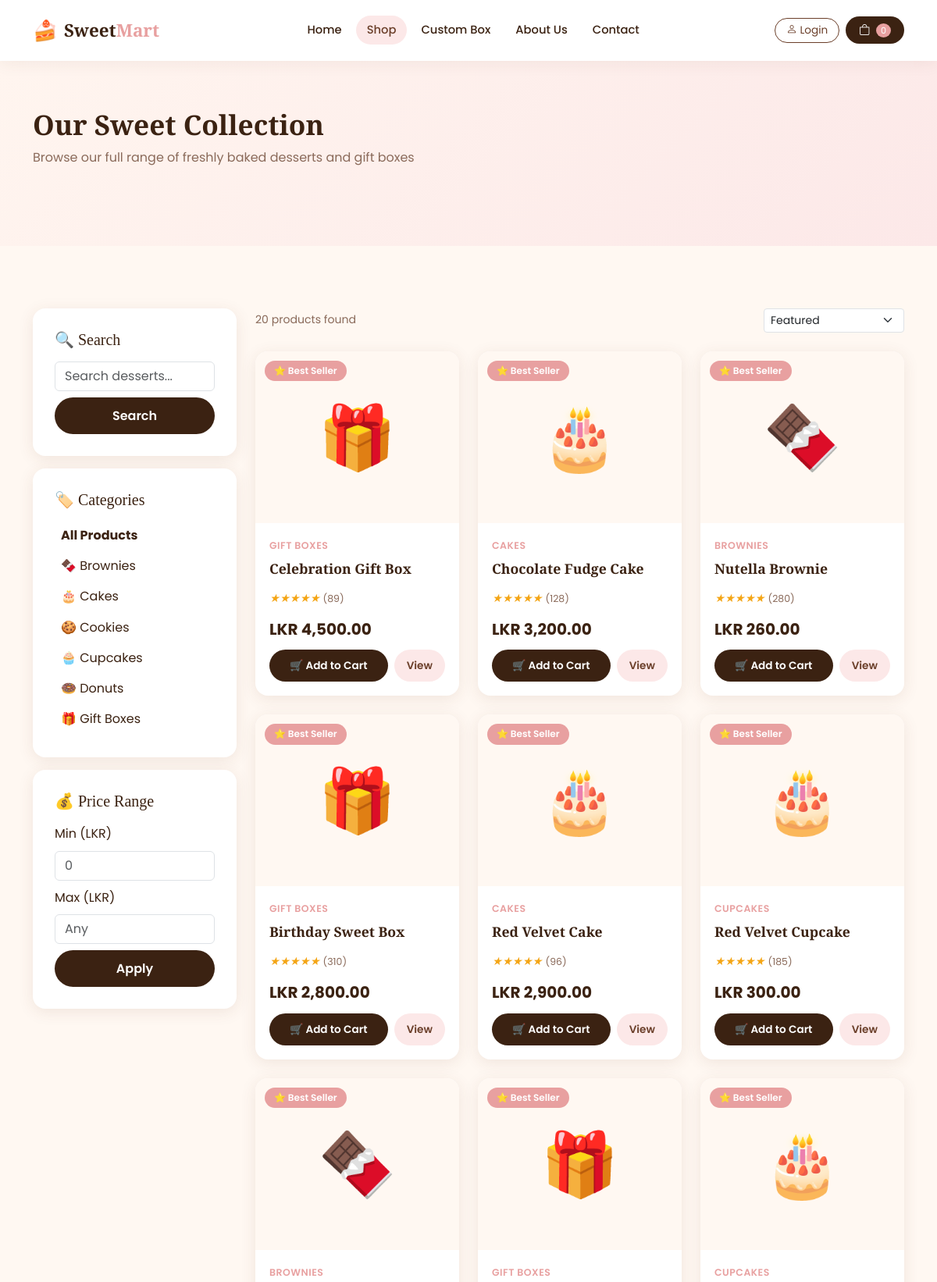
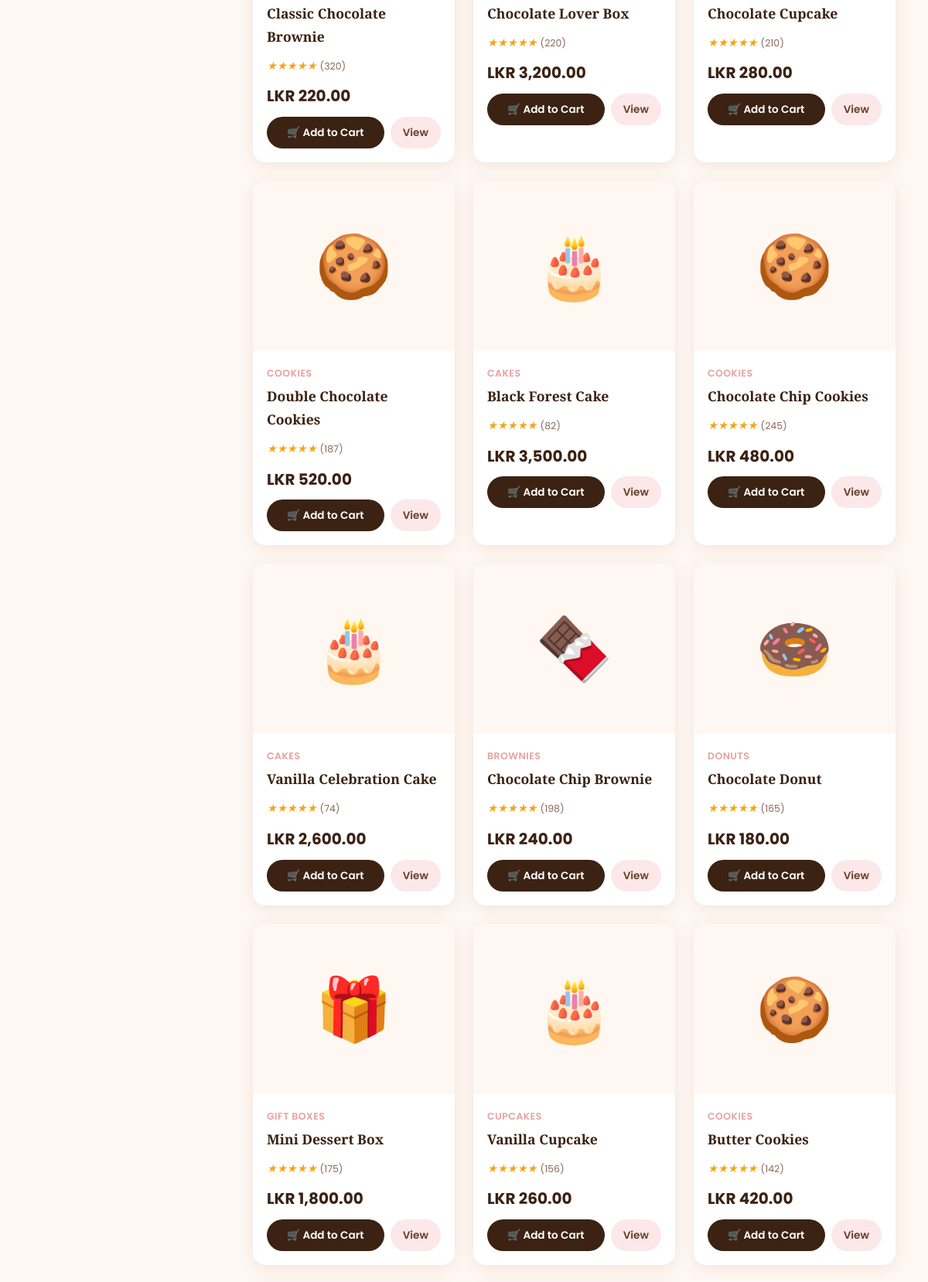
The page /shop.php (upper part) on the database its author committed (2 pictures, top to bottom).
### tables this page shows
CREATE TABLE IF NOT EXISTS categories (
    id INT AUTO_INCREMENT PRIMARY KEY,
    name VARCHAR(50) NOT NULL,
    slug VARCHAR(50) NOT NULL UNIQUE,
    icon VARCHAR(50) DEFAULT '🍰'
);

CREATE TABLE IF NOT EXISTS products (
    id INT AUTO_INCREMENT PRIMARY KEY,
    category_id INT NOT NULL,
    name VARCHAR(100) NOT NULL,
    description TEXT,
    price DECIMAL(10,2) NOT NULL,
    image VARCHAR(200) DEFAULT 'placeholder.jpg',
    flavours TEXT,
    sizes TEXT,
    rating DECIMAL(3,1) DEFAULT 4.5,
    reviews_count INT DEFAULT 0,
    stock INT DEFAULT 50,
    is_featured TINYINT(1) DEFAULT 0,
    created_at TIMESTAMP DEFAULT CURRENT_TIMESTAMP,
    FOREIGN KEY (category_id) REFERENCES categories(id) ON DELETE CASCADE
);

### shop.php (the view, shortened to what this page needs)
<?php
require_once __DIR__ . "/includes/db.php";
require_once __DIR__ . "/includes/functions.php";
$catSlug = $_GET["cat"] ?? "";
$search  = trim($_GET["q"] ?? "");
$sort    = $_GET["sort"] ?? "featured";
$minP    = (float)($_GET["min"] ?? 0);
$maxP    = (float)($_GET["max"] ?? 99999);
$where = ["p.stock > 0"];
$orderBy = match($sort) {
  "price_asc"  => "p.price ASC",
  "price_desc" => "p.price DESC",
  "rating"     => "p.rating DESC",
  "newest"     => "p.created_at DESC",
  default      => "p.is_featured DESC, p.rating DESC"
};
$sql = "SELECT p.*,c.name AS cat_name,c.slug AS cat_slug FROM products p JOIN categories c ON p.category_id=c.id WHERE " . implode(" AND ", $where) . " ORDER BY $orderBy";
$stmt = $conn->prepare($sql);
$stmt->execute();
$products = $stmt->get_result();
$cats = $conn->query("SELECT * FROM categories ORDER BY name");
require __DIR__ . "/includes/header.php";
?>
<div class="page-hero">
  <div class="container">
    <h1 class="section-title">Our Sweet Collection</h1>
    <p class="section-sub">Browse our full range of freshly baked desserts and gift boxes</p>
  </div>
</div>
<section class="section-pad">
  <div class="container">
    <div class="row g-4">
      <div class="col-lg-3">
        <div class="cart-summary-box mb-3">
          <h5 style="margin-bottom:1rem;">🔍 Search</h5>
          <form method="GET" action="shop.php">
            <input name="q" class="form-control mb-2" placeholder="Search desserts..." value="<?= clean($search) ?>">
            <button class="btn-primary-sm w-100" style="padding:10px;" type="submit">Search</button>
          </form>
        </div>
        <div class="cart-summary-box mb-3">
          <h5 style="margin-bottom:1rem;">🏷️ Categories</h5>
          <a href="shop.php" class="d-block py-1 px-2 rounded mb-1 <?= !$catSlug?'fw-bold':'' ?>" style="color:var(--brown-dark)">All Products</a>
          <?php $cats->data_seek(0); while($c=$cats->fetch_assoc()): ?>
          <a href="shop.php?cat=<?= urlencode($c['slug']) ?>" class="d-block py-1 px-2 rounded mb-1 <?= $catSlug===$c['slug']?'fw-bold':'' ?>" style="color:var(--brown-dark)"><?= $c['icon'].' '.clean($c['name']) ?></a>
          <?php endwhile; ?>
        </div>
        <div class="cart-summary-box">
          <h5 style="margin-bottom:1rem;">💰 Price Range</h5>
          <form method="GET" action="shop.php">
            <label class="form-label">Min (LKR)</label>
            <input name="min" type="number" class="form-control mb-2" value="<?= $minP?:'' ?>" placeholder="0">
            <label class="form-label">Max (LKR)</label>
            <input name="max" type="number" class="form-control mb-2" value="<?= $maxP<99999?$maxP:'' ?>" placeholder="Any">
            <button class="btn-primary-sm w-100" style="padding:10px;" type="submit">Apply</button>
          </form>
        </div>
      </div>
      <div class="col-lg-9">
        <div class="d-flex justify-content-between align-items-center mb-4">
          <div style="color:#8a6a5a;font-size:.88rem;"><?= $products->num_rows ?> products found</div>
          <form method="GET" action="shop.php">
            <select name="sort" class="form-select form-select-sm" style="width:180px;" onchange="this.form.submit()" id="sort-select">
              <option value="featured" <?= $sort==="featured"?"selected":"" ?>>Featured</option>
            </select>
          </form>
        </div>
        <?php if($products->num_rows===0): ?>
        <div class="text-center py-5"><div style="font-size:4rem">🔍</div><h3 style="margin-top:1rem">No products found</h3><p style="color:#8a6a5a">Try a different search or category.</p><a href="shop.php" class="btn-primary-sm mt-3">Browse All</a></div>
        <?php else: ?>
        <div class="row g-4">
          <?php while($p=$products->fetch_assoc()): ?>
          <div class="col-xl-4 col-md-6">
            <div class="product-card">
              <div class="product-img-wrap">
                <?php if($p['is_featured']): ?><span class="product-badge">⭐ Best Seller</span><?php endif; ?>
                <?= productImage($p['image'],$p['name']) ?>
              </div>
              <div class="product-body">
                <div class="product-cat"><?= clean($p['cat_name']) ?></div>
                <div class="product-name"><?= clean($p['name']) ?></div>
                <div><?= renderStars($p['rating']) ?><span class="rating-count">(<?= $p['reviews_count'] ?>)</span></div>
                <div class="product-price"><?= price($p['price']) ?></div>
                <div class="product-actions">
                  <button class="btn-add-cart" data-id="<?= $p['id'] ?>" id="cart-<?= $p['id'] ?>">🛒 Add to Cart</button>
                  <a href="product.php?id=<?= $p['id'] ?>" class="btn-view" id="view-<?= $p['id'] ?>">View</a>
                </div>
              </div>
            </div>
          </div>
          <?php endwhile; ?>
        </div>
        <?php endif; ?>
      </div>
    </div>
  </div>
</section>
<?php require __DIR__ . "/includes/footer.php"; ?>

### includes/functions.php (shortened to what this page needs)
<?php
function productImage(string $img, string $alt = ''): string {
    $path = 'assets/images/products/' . $img;
    $base = defined('ADMIN_PAGE') ? '../' : '';
    $emojis = [
        'cake' => '🎂', 'cupcake' => '🧁', 'brownie' => '🍫',
        'cookie' => '🍪', 'donut' => '🍩', 'box' => '🎁'
    ];
    $emoji = '🍰';
    foreach ($emojis as $k => $e) {
        if (str_contains(strtolower($img), $k)) { $emoji = $e; break; }
    }
    return '<span class="img-placeholder">' . $emoji . '</span>';
}
function renderStars(float $rating): string {
    $html = '<span class="stars">';
    for ($i = 1; $i <= 5; $i++) {
        if ($i <= floor($rating)) {
            $html .= '<i class="star full">★</i>';
        } elseif ($i - $rating < 1 && $i - $rating > 0) {
            $html .= '<i class="star half">★</i>';
        } else {
            $html .= '<i class="star empty">☆</i>';
        }
    }
    $html .= '</span>';
    return $html;
}
function clean(string $val): string {
    return htmlspecialchars(trim($val), ENT_QUOTES, 'UTF-8');
}
function price(float $amount): string {
    return 'LKR ' . number_format($amount, 2);
}

### assets/css/style.css (style rules this page uses)
:root { --cream:#FFF8F2;--pink:#E8A0A0;--pink-light:#FCE8E8;--brown:#6B3F2A;--brown-dark:#3B2212;--text:#3B2212;--card-bg:#fff;--shadow:0 4px 20px rgba(107,63,42,.10);--radius:16px;--radius-sm:8px; }
* { box-sizing:border-box;margin:0;padding:0; }
body { font-family:'Poppins',sans-serif;background:var(--cream);color:var(--text);line-height:1.7; }
h1,h2,h3,h4,h5 { font-family:'Playfair Display',serif;color:var(--brown-dark); }
a { text-decoration:none;color:inherit; }
.section-pad { padding:80px 0; }
.section-title { font-size:2.2rem;font-weight:700;margin-bottom:.5rem; }
.section-sub { color:#8a6a5a;margin-bottom:2.5rem; }
.btn-primary-sm { background:var(--brown-dark);color:#fff;border:none;border-radius:30px;padding:14px 32px;font-weight:600;font-size:1rem;transition:.25s;display:inline-block; }
.product-card { background:#fff;border-radius:var(--radius);box-shadow:var(--shadow);overflow:hidden;transition:.3s;height:100%; }
.product-img-wrap { height:220px;overflow:hidden;background:var(--cream);display:flex;align-items:center;justify-content:center;position:relative; }
.img-placeholder { font-size:5rem;display:flex;align-items:center;justify-content:center;width:100%;height:100%; }
.product-badge { position:absolute;top:12px;left:12px;background:var(--pink);color:#fff;border-radius:20px;padding:3px 12px;font-size:.75rem;font-weight:600; }
.product-body { padding:18px; }
.product-cat { font-size:.78rem;color:var(--pink);font-weight:600;text-transform:uppercase;letter-spacing:.5px; }
.product-name { font-family:'Playfair Display',serif;font-size:1.1rem;font-weight:600;margin:.3rem 0 .5rem;color:var(--brown-dark); }
.stars { color:#f4a515;font-size:.9rem; }
.rating-count { font-size:.78rem;color:#8a6a5a;margin-left:4px; }
.product-price { font-size:1.25rem;font-weight:700;color:var(--brown-dark);margin:.6rem 0; }
.product-actions { display:flex;gap:8px;margin-top:4px; }
.btn-add-cart { flex:1;background:var(--brown-dark);color:#fff;border:none;border-radius:30px;padding:9px;font-size:.85rem;font-weight:600;cursor:pointer;transition:.2s; }
.btn-view { background:var(--pink-light);color:var(--brown);border:none;border-radius:30px;padding:9px 16px;font-size:.85rem;font-weight:600;cursor:pointer;transition:.2s; }
.cart-summary-box { background:#fff;border-radius:var(--radius);padding:28px;box-shadow:var(--shadow); }
.page-hero { background:linear-gradient(135deg,#fff5ef,#fce8e8);padding:60px 0; }

### rows shown on the page
categories: icon "🍫", name "Brownies"
categories: icon "🎂", name "Cakes"
categories: icon "🍪", name "Cookies"
categories: icon "🧁", name "Cupcakes"
categories: icon "🍩", name "Donuts"
categories: icon "🎁", name "Gift Boxes"
products: is_featured "⭐ Best Seller", emoji "🎁", category.name "GIFT BOXES", name "Celebration Gift Box", reviews_count "89", price "LKR 4,500.00"
products: is_featured "⭐ Best Seller", emoji "🎂", category.name "CAKES", name "Chocolate Fudge Cake", reviews_count "128", price "LKR 3,200.00"
products: is_featured "⭐ Best Seller", emoji "🍫", category.name "BROWNIES", name "Nutella Brownie", reviews_count "280", price "LKR 260.00"
products: is_featured "⭐ Best Seller", emoji "🎁", category.name "GIFT BOXES", name "Birthday Sweet Box", reviews_count "310", price "LKR 2,800.00"
products: is_featured "⭐ Best Seller", emoji "🎂", category.name "CAKES", name "Red Velvet Cake", reviews_count "96", price "LKR 2,900.00"
products: is_featured "⭐ Best Seller", emoji "🎂", category.name "CUPCAKES", name "Red Velvet Cupcake", reviews_count "185", price "LKR 300.00"
products: is_featured "⭐ Best Seller", emoji "🍫", category.name "BROWNIES", name "Classic Chocolate Brownie", reviews_count "320", price "LKR 220.00"
products: is_featured "⭐ Best Seller", emoji "🎁", category.name "GIFT BOXES", name "Chocolate Lover Box", reviews_count "220", price "LKR 3,200.00"
products: is_featured "⭐ Best Seller", emoji "🎂", category.name "CUPCAKES", name "Chocolate Cupcake", reviews_count "210", price "LKR 280.00"
products: emoji "🍪", category.name "COOKIES", name "Double Chocolate Cookies", reviews_count "187", price "LKR 520.00"
products: emoji "🎂", category.name "CAKES", name "Black Forest Cake", reviews_count "82", price "LKR 3,500.00"
products: emoji "🍪", category.name "COOKIES", name "Chocolate Chip Cookies", reviews_count "245", price "LKR 480.00"
products: emoji "🎂", category.name "CAKES", name "Vanilla Celebration Cake", reviews_count "74", price "LKR 2,600.00"
products: emoji "🍫", category.name "BROWNIES", name "Chocolate Chip Brownie", reviews_count "198", price "LKR 240.00"
products: emoji "🍩", category.name "DONUTS", name "Chocolate Donut", reviews_count "165", price "LKR 180.00"
products: emoji "🎁", category.name "GIFT BOXES", name "Mini Dessert Box", reviews_count "175", price "LKR 1,800.00"
products: emoji "🎂", category.name "CUPCAKES", name "Vanilla Cupcake", reviews_count "156", price "LKR 260.00"
products: emoji "🍪", category.name "COOKIES", name "Butter Cookies", reviews_count "142", price "LKR 420.00"

### other values the page prints
$cartCount "0"
$products->num_rows "20"
